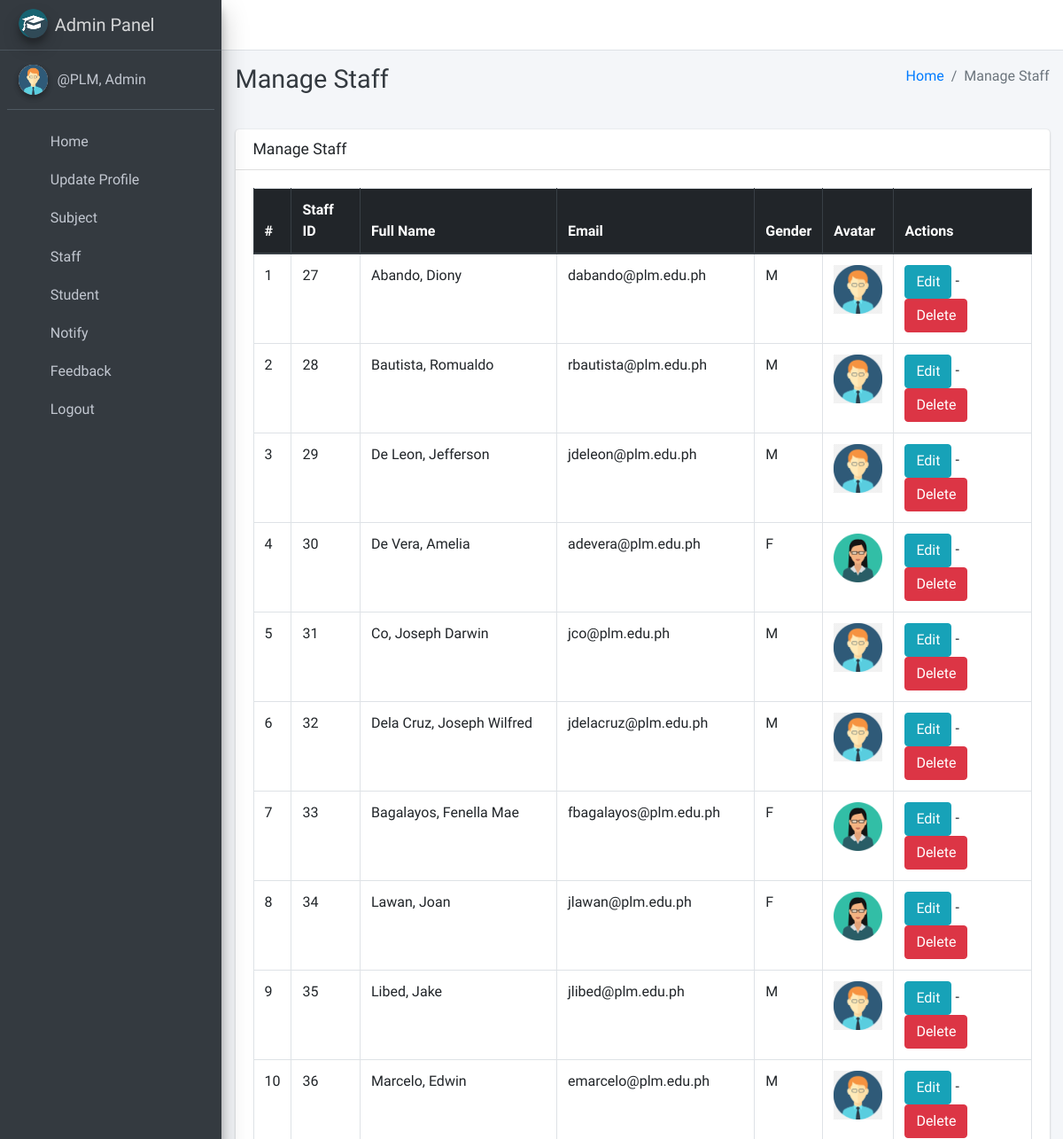
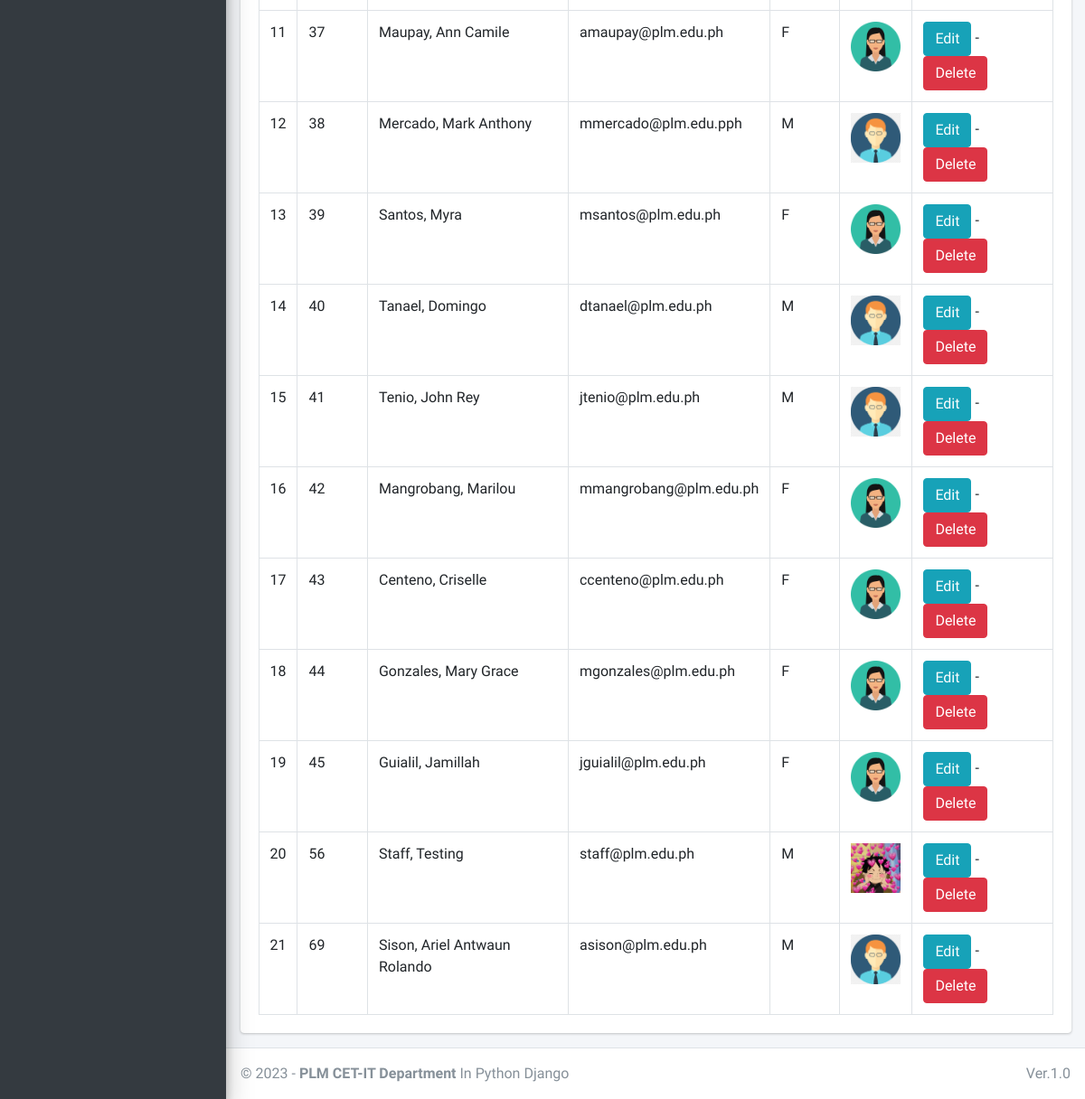
Page /staff/manage/ (signed in) on the committed database (2 pictures, top to bottom).
### main_app/models.py (models this page shows)
class CustomUser(AbstractUser):
    USER_TYPE = ((1, "HOD"), (2, "Staff"), (3, "Student"))
    GENDER = [("M", "Male"), ("F", "Female")]
    username = None  # Removed username, using email instead
    email = models.EmailField(unique=True)
    user_type = models.CharField(default=1, choices=USER_TYPE, max_length=1)
    gender = models.CharField(max_length=1, choices=GENDER)
    profile_pic = models.ImageField()
    address = models.TextField()
    fcm_token = models.TextField(default="")  # For firebase notifications
    created_at = models.DateTimeField(auto_now_add=True)
    updated_at = models.DateTimeField(auto_now=True)
    USERNAME_FIELD = "email"
    REQUIRED_FIELDS = []
    objects = CustomUserManager()
    def __str__(self):
        return self.last_name + ", " + self.first_name

### main_app/hod_views.py (the view)
# urls.py: path("staff/manage/", hod_views.manage_staff, name='manage_staff'),
def manage_staff(request):
    allStaff = CustomUser.objects.filter(user_type=2)
    context = {
        'allStaff': allStaff,
        'page_title': 'Manage Staff'
    }
    return render(request, "hod_template/manage_staff.html", context)

### main_app/templates/hod_template/manage_staff.html
{% extends 'main_app/base.html' %}
{% load static %}
{% block page_title %}{{page_title}}{% endblock page_title %}
{% block content %}
<section class="content">
    <div class="container-fluid">
        <div class="row">
            <div class="col-md-12">
                <div class="card">
                    <div class="card-header">
                        <h3 class="card-title">{{page_title}}</h3>
                    </div>
                    <div class="card-body">
                        <table id="example2" class="table table-bordered table-hover">
                            <thead class="thead-dark">
                                <tr>
                                    <th>#</th>
                                    <th>Staff ID</th>
                                    <th>Full Name</th>
                                    <th>Email</th>
                                    <th>Gender</th>
                                    <th>Avatar</th>
                                    <th>Actions</th>
                                </tr>
                            </thead>
                            <tbody>
                                {% for staff in allStaff %}
                                <tr>
                                    <td>{{ forloop.counter }}</td>
                                    <td>{{staff.id}}</td>
                                    <td>{{staff.last_name}}, {{staff.first_name}}</td>
                                    <td>{{staff.email}}</td>
                                    <td>{{staff.gender}}</td>
                                    <td>
                                        {% if staff.profile_pic == ""  %}
                                        No Image
                                        {% else %}
                                        <img class="img img-fluid mb-2" height="56" width="56"
                                            src="{{staff.profile_pic}}" alt="">
                                        {% endif %}
                                    </td>
                                    <td>
                                        <a href="{% url 'edit_staff' staff.id %}" class="btn btn-info">Edit</a> -
                                        <a href="{% url 'delete_staff' staff.id %}" class="btn btn-danger" onclick="return confirm('Are you sure about this ?')">Delete</a>
                                    </td>
                                </tr>
                                {% endfor %}
                            </tbody>
                        </table>
                    </div>
                </div>
            </div>
        </div>
    </div>
</section>
{% endblock content %}

### main_app/templates/main_app/sidebar_template.html (shortened to what this page needs)
{% load static %}
<aside class="main-sidebar sidebar-dark-info elevation-4">
    {% if request.user.user_type == '1' %}
    <a href="{% url 'admin_home' %}" class="brand-link">
        <img src="{% static 'dist/img/cmsl.png' %} " alt="AdminLTE Logo"
            class="brand-image img-circle elevation-3" >
        <span class="brand-text font-weight-light">Admin Panel</span>
    </a>
    <div class="sidebar">
        <div class="user-panel mt-3 pb-3 mb-3 d-flex">
            <div class="image">
                <img src="{{ request.user.profile_pic}}" class="img-circle elevation-2" alt="User Image">
            </div>
            <div class="info">
                <a href="#" class="d-block">{{user}}</a>
            </div>
        </div>
        <nav class="mt-2">
            <ul class="nav nav-pills nav-sidebar flex-column" data-widget="treeview" role="menu" data-accordion="false">
                <li class="nav-item">
                    {% url 'admin_home' as admin_home %}
                    <a href="{{admin_home}}" class="nav-link {% if admin_home == request.path %} active {% endif %}">
                        <i class="nav-icon fas fa-home"></i>
                        <p>
                            Home
                        </p>
                    </a>
                </li>
                <li class="nav-item">
                    {% url 'admin_view_profile' as admin_view_profile %}
                    <a href="{{admin_view_profile}}"
                        class="nav-link {% if admin_view_profile == request.path %} active {% endif %}">
                        <i class="nav-icon fas fa-address-card"></i>
                        <p>
                            Update Profile
                        </p>
                    </a>
                </li>
                <li class="nav-item has-treeview">
                    <a href="#" class="nav-link">
                        <i class="nav-icon fas fa-book"></i>
                        <p>
                            Subject
                            <i class="fas fa-angle-left right"></i>
                        </p>
                    </a>
                </li>
                <li class="nav-item has-treeview">
                    <a href="#" class="nav-link">
                        <i class="nav-icon fas fa-user-plus"></i>
                        <p>
                            Staff
                            <i class="fas fa-angle-left right"></i>
                        </p>
                    </a>
                </li>
                <li class="nav-item has-treeview">
                    <a href="#" class="nav-link">
                        <i class="nav-icon fas fa-user-plus"></i>
                        <p>
                            Student
                            <i class="fas fa-angle-left right"></i>
                        </p>
                    </a>
                        </li>
                 <li class="nav-item has-treeview">
                    <a href="#" class="nav-link">
                        <i class="nav-icon fas fa-bullhorn"></i>
                        <p>
                            Notify
                            <i class="fas fa-angle-left right"></i>
                        </p>
                    </a>
                </li>
                <li class="nav-item has-treeview">
                    <a href="#" class="nav-link">
                        <i class="nav-icon fas fa-comment-alt"></i>
                        <p>
                            Feedback
                            <i class="fas fa-angle-left right"></i>
                        </p>
                    </a>
                </li>
                                        {% endif %}
                                        <li class="nav-item">
                                            <a href="{% url 'user_logout' %}"
                                                onclick="return confirm('Your session would be terminated.\n\nProceed?')"
                                                class="nav-link">
                                                <i class="nav-icon fas fa-power-off"></i>
                                                <p>
                                                    Logout
                                                </p>
                                            </a>
                                        </li>
                                    </ul>
                                </nav>
                            </div>-->
    </div>

### rows in the picture
CustomUser: last_name+first_name "@PLM, Admin"
CustomUser: id "27", last_name "Abando", first_name "Diony", email "dabando@plm.edu.ph", gender "M"
CustomUser: id "28", last_name "Bautista", first_name "Romualdo", email "rbautista@plm.edu.ph", gender "M"
CustomUser: id "29", last_name "De Leon", first_name "Jefferson", email "jdeleon@plm.edu.ph", gender "M"
CustomUser: id "30", last_name "De Vera", first_name "Amelia", email "adevera@plm.edu.ph", gender "F"
CustomUser: id "31", last_name "Co", first_name "Joseph Darwin", email "jco@plm.edu.ph", gender "M"
CustomUser: id "32", last_name "Dela Cruz", first_name "Joseph Wilfred", email "jdelacruz@plm.edu.ph", gender "M"
CustomUser: id "33", last_name "Bagalayos", first_name "Fenella Mae", email "fbagalayos@plm.edu.ph", gender "F"
CustomUser: id "34", last_name "Lawan", first_name "Joan", email "jlawan@plm.edu.ph", gender "F"
CustomUser: id "35", last_name "Libed", first_name "Jake", email "jlibed@plm.edu.ph", gender "M"
CustomUser: id "36", last_name "Marcelo", first_name "Edwin", email "emarcelo@plm.edu.ph", gender "M"
CustomUser: id "37", last_name "Maupay", first_name "Ann Camile", email "amaupay@plm.edu.ph", gender "F"
CustomUser: id "38", last_name "Mercado", first_name "Mark Anthony", email "mmercado@plm.edu.pph", gender "M"
CustomUser: id "39", last_name "Santos", first_name "Myra", email "msantos@plm.edu.ph", gender "F"
CustomUser: id "40", last_name "Tanael", first_name "Domingo", email "dtanael@plm.edu.ph", gender "M"
CustomUser: id "41", last_name "Tenio", first_name "John Rey", email "jtenio@plm.edu.ph", gender "M"
CustomUser: id "42", last_name "Mangrobang", first_name "Marilou", email "mmangrobang@plm.edu.ph", gender "F"
CustomUser: id "43", last_name "Centeno", first_name "Criselle", email "ccenteno@plm.edu.ph", gender "F"
CustomUser: id "44", last_name "Gonzales", first_name "Mary Grace", email "mgonzales@plm.edu.ph", gender "F"
CustomUser: id "45", last_name "Guialil", first_name "Jamillah", email "jguialil@plm.edu.ph", gender "F"
CustomUser: id "56", last_name "Staff", first_name "Testing", email "staff@plm.edu.ph", gender "M", profile_pic (picture)
CustomUser: id "69", last_name "Sison", first_name "Ariel Antwaun Rolando", email "asison@plm.edu.ph", gender "M"

### other values in the picture
{{ page_title }} "Manage Staff"
